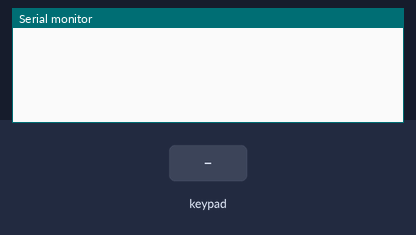
Bench run of a sketch on a simulated Arduino Uno, built with avr-gcc and run on an emulated ATmega328P. Parts: the last lines printed to the serial monitor. Wiring (inferred from the names in the program): 4×4 keypad with keys 1 2 3 A 4 5 6 B 7 8 9 C * 0 # D: rows pin 2, pin 6, pin 8, pin 9; columns pin 3, pin 4, pin 5, pin 7. Inputs (shaded band) come from the test bench.

Above: at 1.2 s.
1.3 s: key '1' pressed
At 2.5 s:
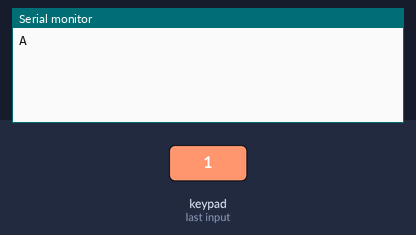
2.9 s: keypad keys 1 2 pressed 0.4 s apart
At 4.0 s:
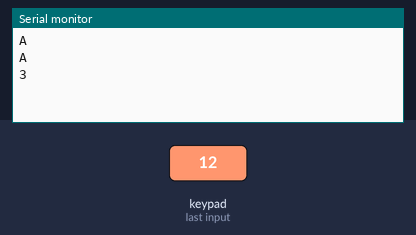
5.2 s: key '4' pressed
At 6.5 s:
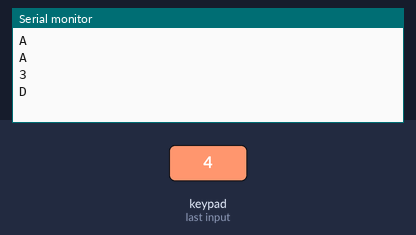
6.8 s: keypad keys 1 2 * pressed 0.4 s apart
At 8.5 s:
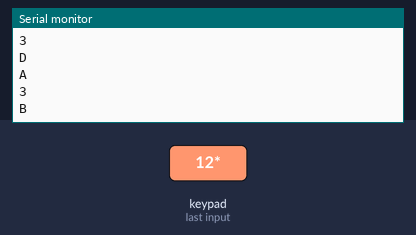
9.5 s: key '5' pressed
At 10.8 s:
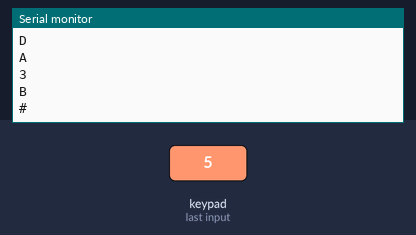
11.1 s: key 'B' pressed
At 12.4 s:
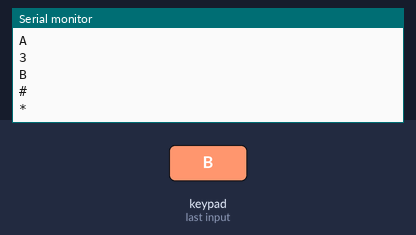

Measured:
- after the input at 1.3 s, the serial monitor: prints a new line after 0.15 s (image 1)
- after the input at 2.9 s, the serial monitor: prints a new line after 0.55 s (image 2)
- after the input at 5.2 s, the serial monitor: prints a new line after 0.15 s (image 3)
- after the input at 6.8 s, the serial monitor: prints a new line after 0.15 s (image 4)
- after the input at 9.5 s, the serial monitor: prints a new line after 0.15 s (image 5)
- after the input at 11.1 s, the serial monitor: prints a new line after 0.15 s (image 6)

The sketch:

keypad_scanning.ino
```cpp
const char TABLE [4][4] = {
  {'1', '2', '3', 'A'},
  {'4', '5', '6', 'B'},
  {'7', '8', '9', 'C'},
  {'*', '0', '#', 'D'}
};

// Pin definitions
#define COL1 7 // Keypad's pin 3
#define COL2 5 // Keypad's pin 5
#define COL3 4 // Keypad's pin 6
#define COL4 3 // Keypad's pin 7

#define ROW1 2 // Keypad's pin 8
#define ROW2 9 // Keypad's pin 1
#define ROW3 8 // Keypad's pin 2
#define ROW4 6 // Keypad's pin 4

uint8_t bits_rows = 0b0000; // Write to rows
uint8_t bits_cols = 0b0000; // Read from cols

int col_pressed = 0;
int row_pressed = 0;

void setup() {
  // Set pin modes ------------
  pinMode(COL1, INPUT);
  pinMode(COL2, INPUT);
  pinMode(COL3, INPUT);
  pinMode(COL4, INPUT);

  pinMode(ROW1, OUTPUT);
  pinMode(ROW2, OUTPUT);
  pinMode(ROW3, OUTPUT);
  pinMode(ROW4, OUTPUT);

  // Init. rows as 0 ----------
  writeRows(0x0);

  // Begin serial comms -----
  Serial.begin(9600);

}

void loop() {
  // put your main code here, to run repeatedly:
  while ( readCols() == 0xF );
  // Serial.println(readCols());
  col_pressed = resolveColPressed(readCols());

  // Test each row: set all high and see at which row the column reacts
  for (int i = 3; i >= 0; i--)
  {
    writeRows(0xF);   //Set all rows high initially
    writeRows(0xF & ~( (uint8_t)1 << i));

    if (readCols() != 0xF)
    {
      // Serial.println(i);
      row_pressed = 4 - i;
      break;
    }

    delay(10);
  }

  //Capture the button input until released
  while (readCols() != 0xF);

  writeRows(0);

  char keyPressed = getKeyPressed(row_pressed, col_pressed);

  Serial.println(keyPressed);

  // Serial.print("Row: ");
  // Serial.println(row_pressed);
  // Serial.print("Col: ");
  // Serial.println(col_pressed);

}

/* *******************************
  Helper functions
******************************* */

// Columns are read in ascending order left to right - i.e 1234 is left -> right
uint8_t readCols()
{
  bits_cols = 0;
  bits_cols |= (uint8_t)digitalRead(COL1) << 3;
  bits_cols |= (uint8_t)digitalRead(COL2) << 2;
  bits_cols |= (uint8_t)digitalRead(COL3) << 1;
  bits_cols |= (uint8_t)digitalRead(COL4);
}

// Rows are read in ascending order going down the keypad - i.e 1234 is top -> bottom
void writeRows(uint8_t rows)
{
  digitalWrite(ROW1, (rows & 0b1000));
  digitalWrite(ROW2, (rows & 0b0100));
  digitalWrite(ROW3, (rows & 0b0010));
  digitalWrite(ROW4, (rows & 0b0001));
}

// Uses low-order column priority encoding. If multiple columns are pressed, the lower-valued (left-most) column will be accepted
int resolveColPressed(uint8_t col_reading)
{
  if ( !(col_reading & 0b1000))
    return 1;
  else if (!(col_reading & 0b0100))
    return 2;
  else if ( !(col_reading & 0b0010))
    return 3;
  else
    return 4;
}

char getKeyPressed(int row, int col)
{
  row --;
  col --;

  return TABLE[row][col];
}
```
